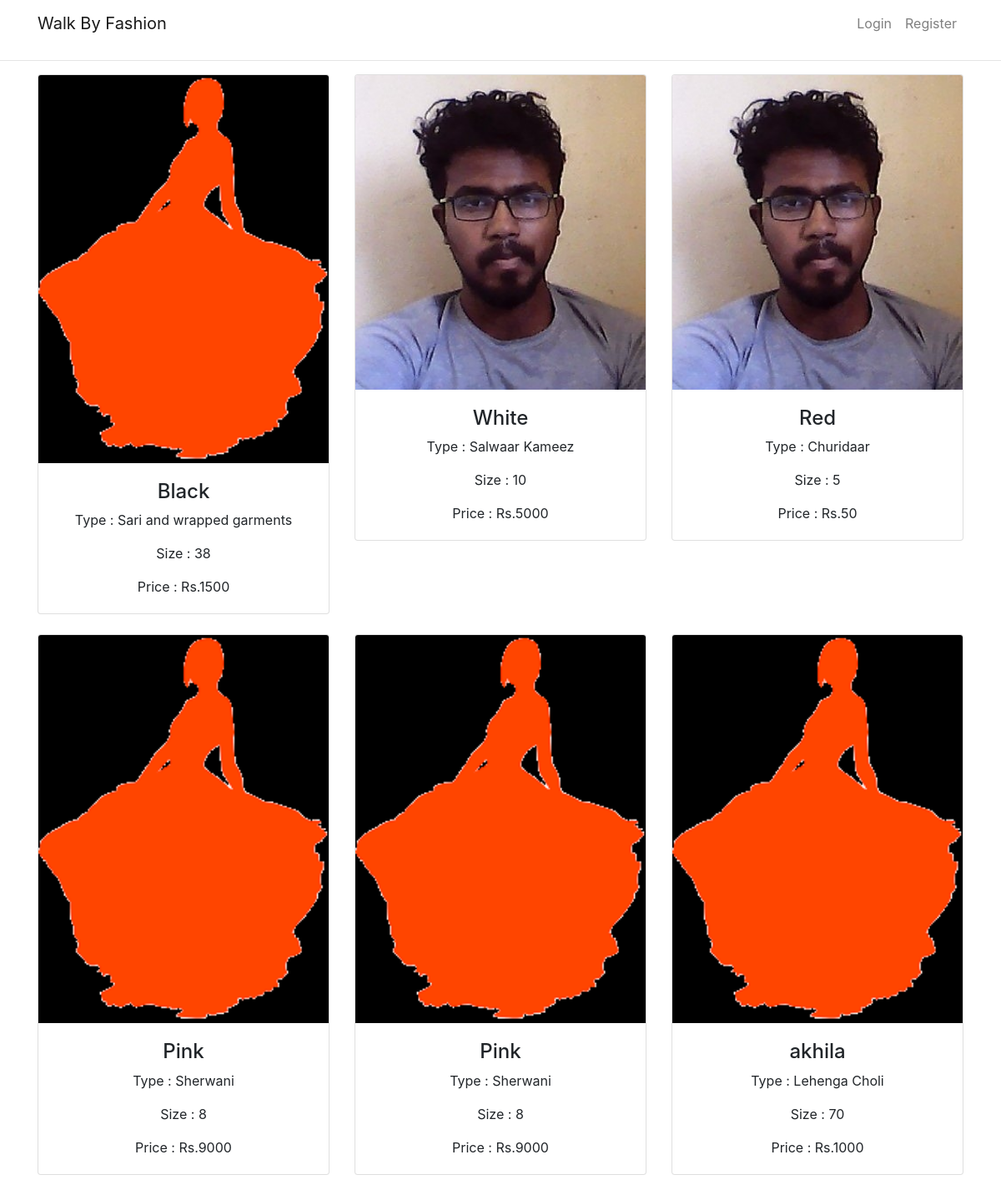
The app's page /home.php with its own data.
### tables this page shows
CREATE TABLE `stock` (
  `id` int(11) NOT NULL,
  `name` varchar(255) NOT NULL,
  `type` varchar(255) NOT NULL,
  `image` varchar(255) NOT NULL,
  `noofpieces` int(11) NOT NULL,
  `size` int(11) NOT NULL,
  `price` int(11) NOT NULL
);

### home.php (the view, shortened to what this page needs)
<?php
  $connection = mysqli_connect('localhost','root','hesennivas','fashion');
?>
<!DOCTYPE html>
<html>
<head>
    <link rel="stylesheet" href="./static/bootstrap/bs-css/bootstrap.min.css">
</head>
<body>
    <div>
        <nav class="navbar navbar-expand-md navbar-light navbar-laravel">
            <div class="container">
                <a class="navbar-brand" href="./">
                    Walk By Fashion
                </a>
                <div class="collapse navbar-collapse" id="navbarSupportedContent">
                    <?php session_start(); if(!$_SESSION["loggedin"]){ ?>
                    <ul class="navbar-nav ml-auto">
                            <li class="nav-item">
                                <a class="nav-link" href="./php/login.php">Login</a>
                            </li>
                            <li class="nav-item">
                                <a class="nav-link" href="./php/register.php">Register</a>
                            </li>
                    </ul>
                  <?php } ?>
                </div>
            </div>
        </nav>
        <hr>
    </div>
    <div class="container">
    <?php
      $result =mysqli_query($connection, "select * from stock");
      $temp = 0;
      while ($row = mysqli_fetch_assoc($result))
       {
        $temp = $temp + 1;
        if($temp%3 == 1){
          echo "<div class='row'>";
        }
         echo "<div class='col-4'><div class='card text-center'>
         <img class='card-img-top' src="."./php/".$row['image']." alt='Card image cap'>
         <div class='card-body'>
           <h4>".$row['name']."</h4>
           <p class='card-text'>Type : ".$row['type']."</p>
           <p class='card-text'>Size : ".$row['size']."</p>
           <p class='card-text'>Price : Rs.".$row['price']."</p>";
           echo "</div>
        </div></div>";
        if($temp%3 == 0){
          echo "</div><br>";
        }
       }
    ?>
    </div>
</body>
</html>

### records on screen
stock: image (picture), name "Black", type "Sari and wrapped garments", size "38", price "1500"
stock: image (picture), name "White", type "Salwaar Kameez", size "10", price "5000"
stock: image (picture), name "Red", type "Churidaar", size "5", price "50"
stock: image (picture), name "Pink", type "Sherwani", size "8", price "9000"
stock: image (picture), name "Pink", type "Sherwani", size "8", price "9000"
stock: image (picture), name "akhila", type "Lehenga Choli", size "70", price "1000"
